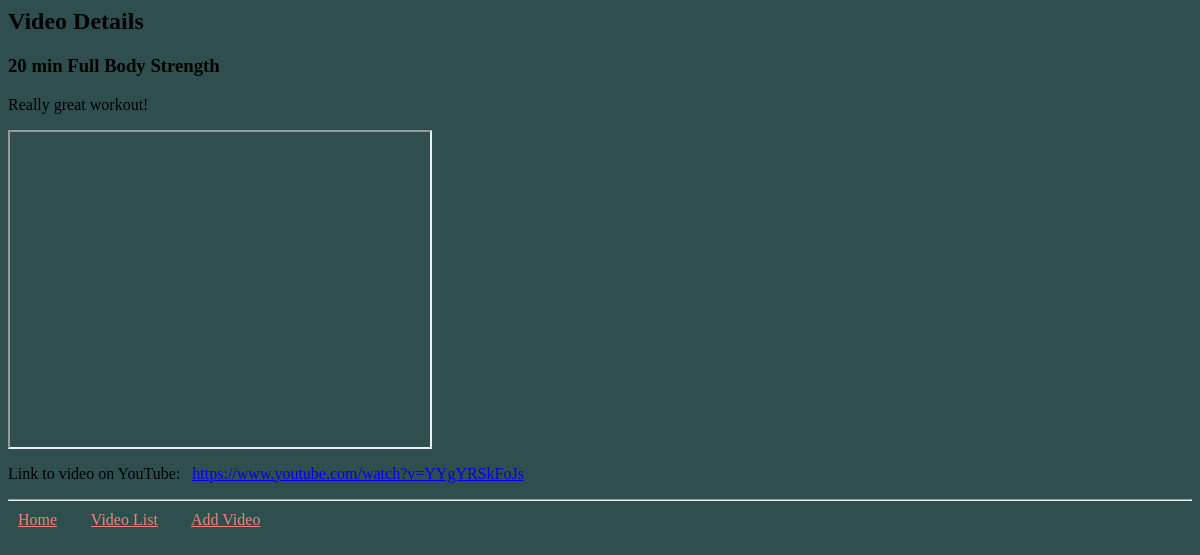
Screenshot of /videos/5/ with the database file from the repository.
### video_collection/models.py (models this page shows, shortened)
class Video(models.Model):
    name = models.CharField(max_length=200)
    url = models.CharField(max_length=400)
    notes = models.TextField(blank=True, null=True) # blank means notes field is optional in fields
    video_id = models.CharField(max_length=40, unique=True)

### video_collection/views.py (the view)
# urls.py: path('videos/<int:video_pk>/', views.video_details, name='video_details'),
def video_details(request, video_pk):
    video = get_object_or_404(Video, pk=video_pk)
    return render(request, 'video_collection/video_details.html', {'video': video})

### video_collection/templates/video_collection/video_details.html
{% extends 'video_collection/base.html' %}
{% block content %}
<h2>Video {{ place.pk }} Details</h2>
<div>
    <h3>{{ video.name }}</h3>
    <p>{{ video.notes }} </p>
    <iframe width="420" height="315" src="http://youtube.com/embed/{{ video.video_id }}"></iframe>
    <p>Link to video on YouTube: &nbsp <a href="{{ video.url }}">{{ video.url }}</a></p>
</div>
{% endblock %}

### video_collection/static/css/style.css (style rules this page uses)
body { background-color: darkslategrey; }

### rows the page displays
Video: name "20 min Full Body Strength", notes "Really great workout!", url "https://www.youtube.com/watch?v=YYgYRSkFoJs"
